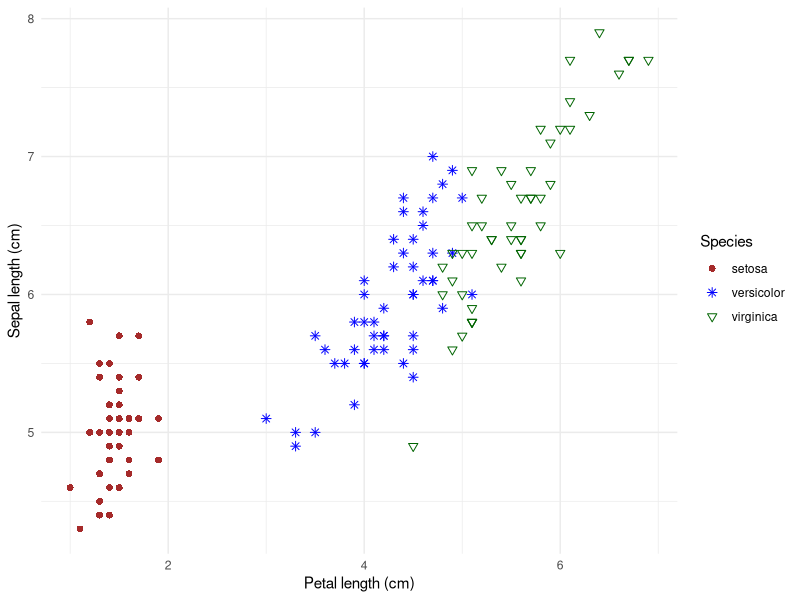
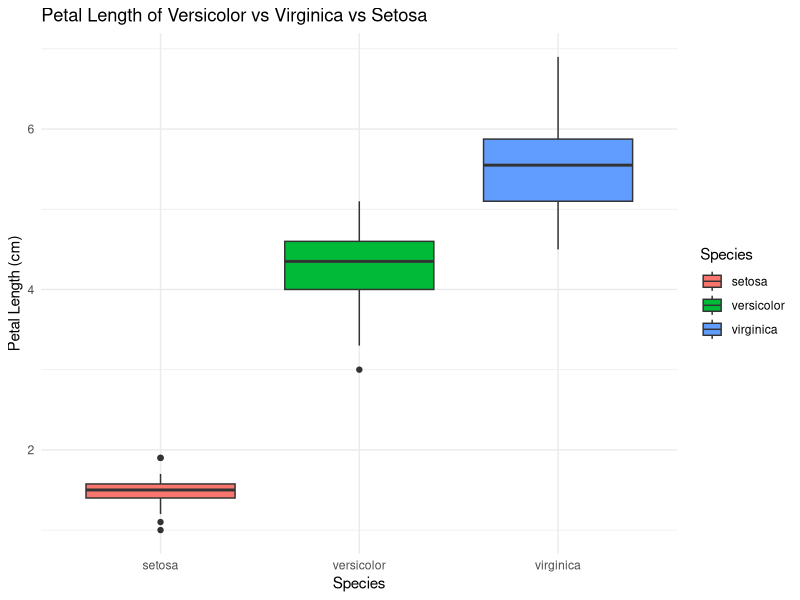

Recreate these plots in R, in order. (Note: this script raises an error after producing the figures.)
## ---- chunk 1

library(ggplot2)
library(tidyverse)
library(kableExtra)

## ---- chunk 2
knitr::opts_chunk$set(echo = TRUE)
## ---- chunk 3

data("iris")

kable(head(iris, 10)) %>%
  kable_styling("striped", position = "left", font_size = 10)

## ---- chunk 4

ggplot(iris, aes(x = Petal.Length, y = Sepal.Length,
                  shape = Species, color = Species)) +
  geom_point(size = 2) +
  scale_shape_manual(values = c(16, 8, 6)) +     
  scale_color_manual(values = c("brown", "blue", "darkgreen")) +
  labs(
    x = "Petal length (cm)",
    y = "Sepal length (cm)"
  ) +
  theme_minimal()

## ---- chunk 5

library(ggplot2)

iris.sub <- subset(iris, Species %in% c("versicolor", "virginica"))
ggplot(iris, aes(x = Species, y = Petal.Length, fill = Species)) +
  geom_boxplot() +
  labs(
    title = "Petal Length of Versicolor vs Virginica vs Setosa",
    x = "Species",
    y = "Petal Length (cm)"
  ) +
  theme_minimal()
## ---- chunk 6

knitr::include_graphics('iris.png')
